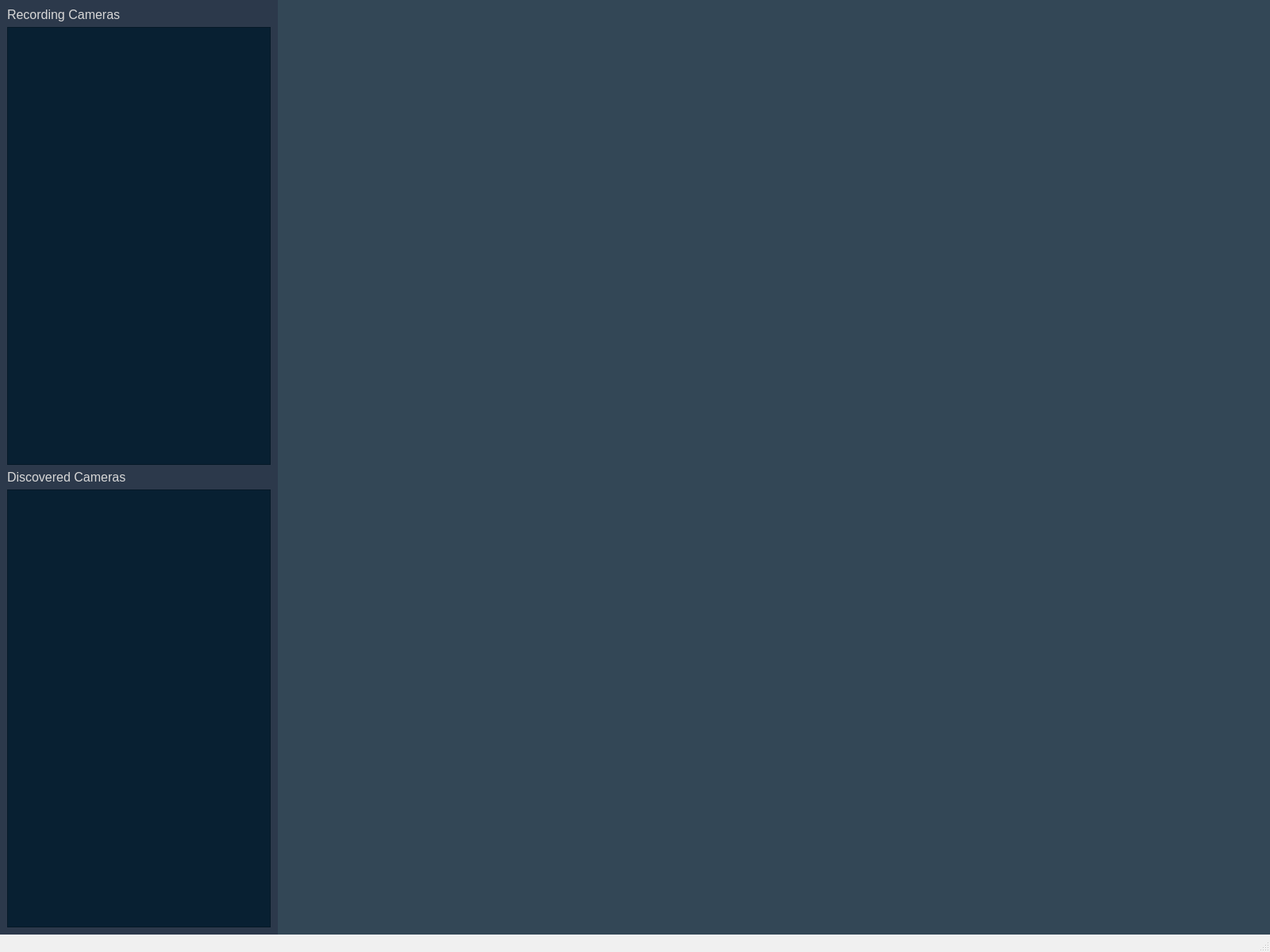
<?xml version="1.0" encoding="UTF-8"?>
<ui version="4.0">
 <class>MainWindow</class>
 <widget class="QMainWindow" name="MainWindow">
  <property name="geometry">
   <rect>
    <x>0</x>
    <y>0</y>
    <width>1600</width>
    <height>1200</height>
   </rect>
  </property>
  <property name="sizePolicy">
   <sizepolicy hsizetype="Preferred" vsizetype="Preferred">
    <horstretch>0</horstretch>
    <verstretch>0</verstretch>
   </sizepolicy>
  </property>
  <property name="palette">
   <palette>
    <active>
     <colorrole role="Window">
      <brush brushstyle="SolidPattern">
       <color alpha="255">
        <red>44</red>
        <green>57</green>
        <blue>75</blue>
       </color>
      </brush>
     </colorrole>
    </active>
    <inactive>
     <colorrole role="Window">
      <brush brushstyle="SolidPattern">
       <color alpha="255">
        <red>240</red>
        <green>240</green>
        <blue>240</blue>
       </color>
      </brush>
     </colorrole>
    </inactive>
    <disabled>
     <colorrole role="Window">
      <brush brushstyle="SolidPattern">
       <color alpha="255">
        <red>240</red>
        <green>240</green>
        <blue>240</blue>
       </color>
      </brush>
     </colorrole>
    </disabled>
   </palette>
  </property>
  <property name="windowTitle">
   <string>Revere</string>
  </property>
  <property name="windowIcon">
   <iconset resource="revere.qrc">
    <normaloff>:/images/R.png</normaloff>:/images/R.png</iconset>
  </property>
  <widget class="QWidget" name="centralwidget">
   <layout class="QHBoxLayout" name="horizontalLayout_13">
    <property name="spacing">
     <number>0</number>
    </property>
    <property name="leftMargin">
     <number>0</number>
    </property>
    <property name="topMargin">
     <number>0</number>
    </property>
    <property name="rightMargin">
     <number>0</number>
    </property>
    <property name="bottomMargin">
     <number>0</number>
    </property>
    <item>
     <widget class="QWidget" name="widget_2" native="true">
      <layout class="QHBoxLayout" name="horizontalLayout">
       <property name="spacing">
        <number>0</number>
       </property>
       <property name="leftMargin">
        <number>0</number>
       </property>
       <property name="topMargin">
        <number>0</number>
       </property>
       <property name="rightMargin">
        <number>0</number>
       </property>
       <property name="bottomMargin">
        <number>0</number>
       </property>
       <item>
        <widget class="QWidget" name="cameraSideBar" native="true">
         <property name="sizePolicy">
          <sizepolicy hsizetype="Preferred" vsizetype="Preferred">
           <horstretch>0</horstretch>
           <verstretch>0</verstretch>
          </sizepolicy>
         </property>
         <property name="minimumSize">
          <size>
           <width>0</width>
           <height>0</height>
          </size>
         </property>
         <property name="maximumSize">
          <size>
           <width>350</width>
           <height>16777215</height>
          </size>
         </property>
         <property name="styleSheet">
          <string notr="true">background-color: rgb(44, 57, 75);</string>
         </property>
         <layout class="QVBoxLayout" name="verticalLayout">
          <item>
           <widget class="QLabel" name="label">
            <property name="sizePolicy">
             <sizepolicy hsizetype="Preferred" vsizetype="Fixed">
              <horstretch>0</horstretch>
              <verstretch>0</verstretch>
             </sizepolicy>
            </property>
            <property name="font">
             <font>
              <pointsize>12</pointsize>
             </font>
            </property>
            <property name="styleSheet">
             <string notr="true">color: rgb(216, 216, 216);</string>
            </property>
            <property name="text">
             <string>Recording Cameras</string>
            </property>
           </widget>
          </item>
          <item>
           <widget class="QListWidget" name="recordingListWidget">
            <property name="sizePolicy">
             <sizepolicy hsizetype="Minimum" vsizetype="Preferred">
              <horstretch>0</horstretch>
              <verstretch>0</verstretch>
             </sizepolicy>
            </property>
            <property name="styleSheet">
             <string notr="true">background-color: rgb(8, 32, 50);
selection-background-color: rgb(224, 224, 224);
selection-color: rgb(224, 224, 224);</string>
            </property>
            <property name="sizeAdjustPolicy">
             <enum>QAbstractScrollArea::AdjustToContents</enum>
            </property>
            <property name="layoutMode">
             <enum>QListView::SinglePass</enum>
            </property>
           </widget>
          </item>
          <item>
           <widget class="QLabel" name="label_2">
            <property name="sizePolicy">
             <sizepolicy hsizetype="Preferred" vsizetype="Fixed">
              <horstretch>0</horstretch>
              <verstretch>0</verstretch>
             </sizepolicy>
            </property>
            <property name="font">
             <font>
              <pointsize>12</pointsize>
             </font>
            </property>
            <property name="styleSheet">
             <string notr="true">color: rgb(216, 216, 216);</string>
            </property>
            <property name="text">
             <string>Discovered Cameras</string>
            </property>
           </widget>
          </item>
          <item>
           <widget class="QListWidget" name="discoveredListWidget">
            <property name="sizePolicy">
             <sizepolicy hsizetype="Minimum" vsizetype="Preferred">
              <horstretch>0</horstretch>
              <verstretch>0</verstretch>
             </sizepolicy>
            </property>
            <property name="styleSheet">
             <string notr="true">background-color: rgb(8, 32, 50);</string>
            </property>
            <property name="sizeAdjustPolicy">
             <enum>QAbstractScrollArea::AdjustToContents</enum>
            </property>
           </widget>
          </item>
         </layout>
        </widget>
       </item>
       <item>
        <widget class="QWidget" name="widget_4" native="true">
         <property name="sizePolicy">
          <sizepolicy hsizetype="Preferred" vsizetype="Preferred">
           <horstretch>0</horstretch>
           <verstretch>0</verstretch>
          </sizepolicy>
         </property>
         <property name="minimumSize">
          <size>
           <width>0</width>
           <height>0</height>
          </size>
         </property>
         <property name="styleSheet">
          <string notr="true">background-color: rgb(51, 71, 86);</string>
         </property>
         <layout class="QHBoxLayout" name="horizontalLayout_2"/>
        </widget>
       </item>
      </layout>
     </widget>
    </item>
   </layout>
  </widget>
  <widget class="QStatusBar" name="statusbar"/>
  <action name="actionPreferences">
   <property name="text">
    <string>Preferences</string>
   </property>
  </action>
  <action name="actionExit">
   <property name="text">
    <string>Exit</string>
   </property>
  </action>
  <action name="actionAbout_Silo">
   <property name="text">
    <string>About Silo</string>
   </property>
  </action>
 </widget>
 <resources>
  <include location="revere.qrc"/>
 </resources>
 <connections/>
</ui>
